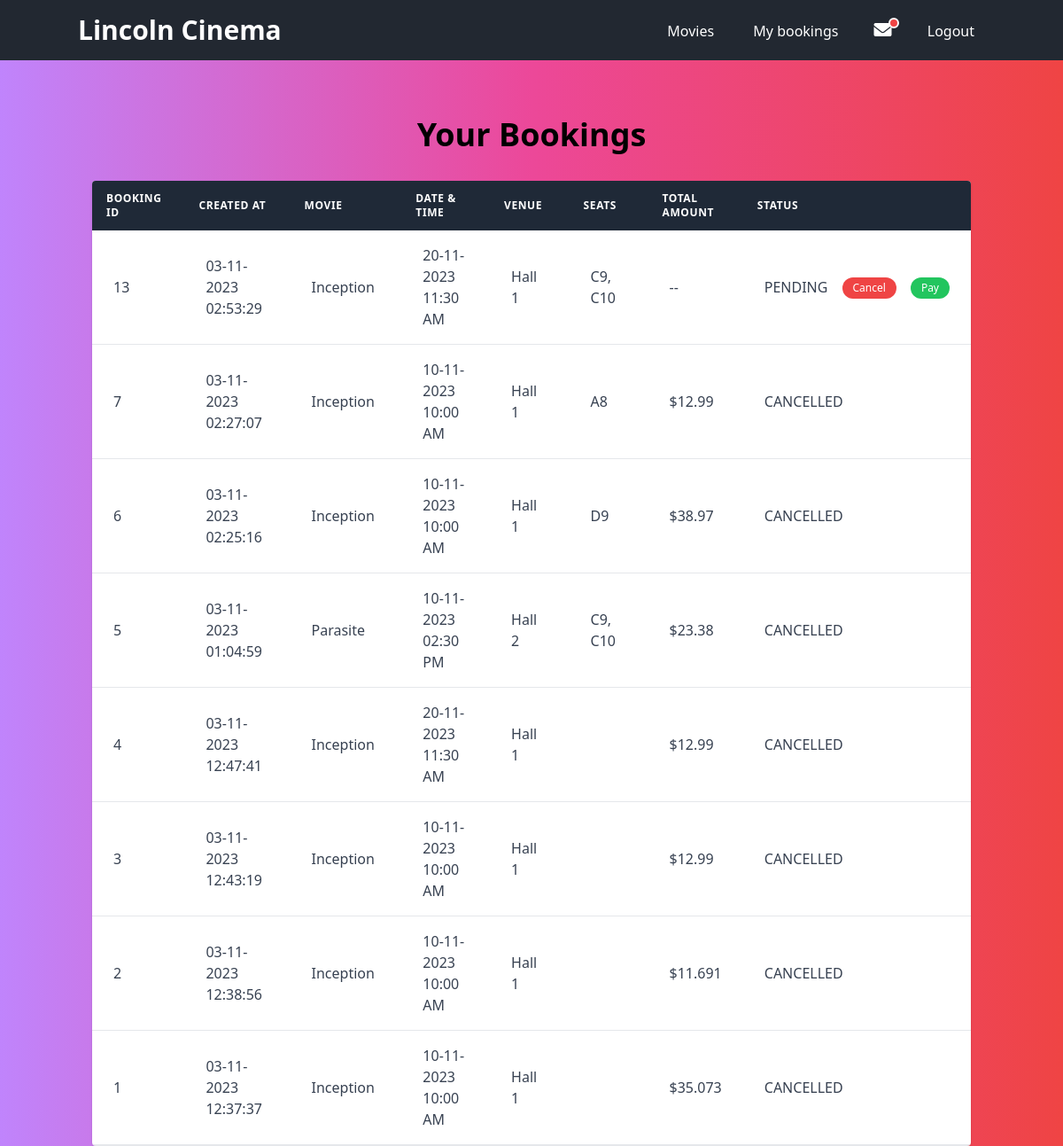
The app's page /bookings (signed in), older data.
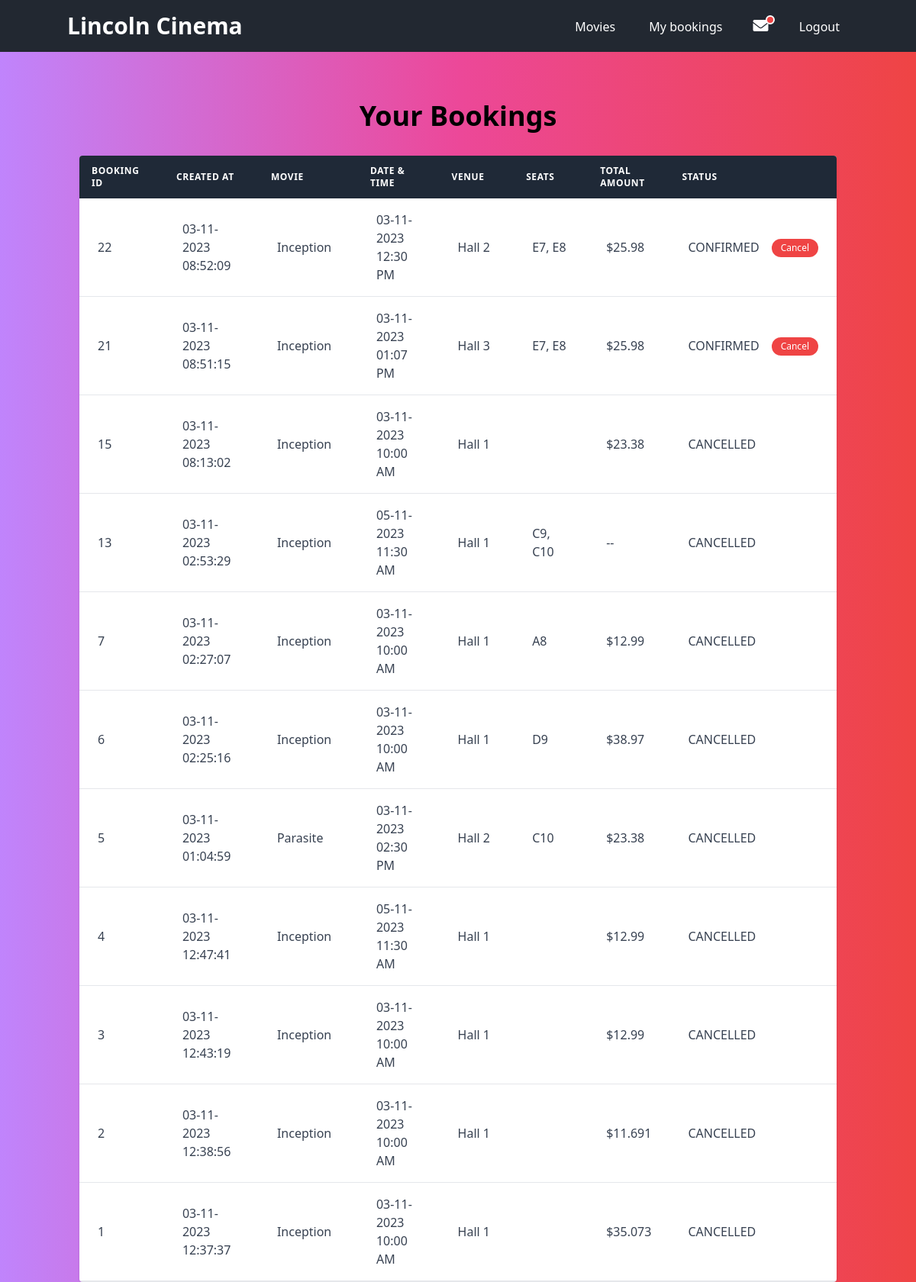
The same page, newer data.
### models/movieModel.py (models this page shows, shortened)
class Booking(db.Model):
    __tablename__ = 'bookings'
    id = db.Column(db.Integer, primary_key=True)
    userId = db.Column(db.Integer, db.ForeignKey("users.id"))
    user = relationship('User', back_populates='bookings')
    numberOfSeats = db.Column(db.Integer, nullable=False)
    createdOn = db.Column(db.DateTime, nullable=False)
    status = db.Column(db.Enum(BookingStatus), nullable=False)
    screeningId = db.Column(db.Integer, db.ForeignKey('screenings.id'))
    screening = relationship('Screening', back_populates='bookings')
    orderTotal = db.Column(db.Float, nullable=False)
    paymentId = db.Column(db.Integer, db.ForeignKey('payments.id'))
    payment = relationship('Payment', back_populates='booking', uselist=False)
    seats = relationship('CinemaHallSeat', backref='bookings')

class ScreeningValidationMixin:
    def isActiveScreening(self) -> bool:
        if self.status == ScreeningStatus.ACTIVE:
            return True
        return False

class Movie(db.Model, ScreeningValidationMixin):
    __tablename__ = 'movies'
    id = db.Column(db.Integer, primary_key=True)
    title = db.Column(db.String, nullable=False)
    language = db.Column(db.String)
    genre = db.Column(db.String)
    releaseDate = db.Column(db.DateTime)
    durationMins = db.Column(db.Integer)
    country = db.Column(db.String)
    description = db.Column(db.String)
    status = db.Column(db.Enum(MovieStatus), nullable=False, default=MovieStatus.ACTIVE)
    screenings = relationship("Screening", backref="movies")

class BookingListFilterMixin:
    @staticmethod
    def filteredBooking(bookingList: ["Booking"]) -> ["Booking"]:
        filteredBookingList = []
        for booking in bookingList:
            if booking.status == BookingStatus.PENDING or booking.status == BookingStatus.CONFIRMED:
                filteredBookingList.append(booking)
        return filteredBookingList

class Screening(db.Model, ScreeningValidationMixin, BookingListFilterMixin):
    __tablename__ = 'screenings'
    id = db.Column(db.Integer, primary_key=True)
    screeningDate = db.Column(db.DateTime, nullable=False)
    startTime = db.Column(db.DateTime, nullable=False)
    endTime = db.Column(db.DateTime, nullable=False)
    hallId = db.Column(db.Integer, db.ForeignKey('cinemaHalls.id'))
    status = db.Column(db.Enum(ScreeningStatus), nullable=False, default=ScreeningStatus.ACTIVE)
    movieId = db.Column(db.Integer, db.ForeignKey('movies.id'))
    movie = relationship('Movie', back_populates='screenings')
    hall = relationship('CinemaHall', back_populates='screenings')
    bookings = relationship('Booking', back_populates='screening')

class CinemaHall(db.Model):
    __tablename__ = 'cinemaHalls'
    id = db.Column(db.Integer, primary_key=True)
    name = db.Column(db.String, nullable=False)
    totalSeats = db.Column(db.Integer, nullable=False)
    seats = relationship('CinemaHallSeat', back_populates='hall')
    screenings = relationship('Screening', back_populates='hall')

### models/paymentModel.py (models this page shows, shortened)
class Payment(db.Model):
    __tablename__ = 'payments'
    id = db.Column(db.Integer, primary_key=True)
    originalAmount = db.Column(db.Float, nullable=False)
    discountedAmount = db.Column(db.Float, nullable=False)
    createdOn = db.Column(db.DateTime, nullable=False)
    type = db.Column(db.String(50))
    couponId = db.Column(db.String, db.ForeignKey('coupons.id'))
    coupon = relationship('Coupon', backref='payments')
    booking = relationship('Booking', back_populates='payment', uselist=False)
    __mapper_args__ = {
        'polymorphic_on': type,
        'polymorphic_identity': 'payment'
    }

### routes/routes.py (the view)
@movie_bp.route('/bookings', methods=['GET'])
@login_required
def viewBookings():
    return MovieController.viewBookings(session['userId'])

### controllers/movieController.py (called while the page is built)
    @staticmethod
    def viewBookings(userId: int):
        user = User.getUserById(userId)
        if user.type == "customer":
            bookingList = user.getBookingList()
        if user.type == "staff":
            bookingList = Booking.getAllBookings()
        return render_template('bookings.html', bookingList=bookingList)

### models/movieModel.py (called while the page is built)
    @property
    def seatNumber(self):
        return f"{self.seatRow}{self.seatColumn}"

### models/userModel.py (called while the page is built)
    @staticmethod
    def getUserById(userId: int) -> Union["FrontDeskStaff", "Customer", "Admin", "User"]:
        return User.query.get(userId)

    def getBookingList(self) -> List[Booking]:
        return Booking.query.filter_by(userId=self.id).order_by(desc(Booking.createdOn)).all()

### routes/routes.py (called while the page is built)
def login_required(f):
    @wraps(f)
    def wrapper(*args, **kwargs):
        if 'userId' not in session:
            return redirect(url_for('auth.login', next=request.url))
        return f(*args, **kwargs)
    return wrapper

### templates/bookings.html (shortened to what this page needs)
{% extends 'base.html' %}
{% block content %}
<div class="container mx-auto px-4 pt-16">
    <h2 class="text-4xl font-bold mb-8 text-center">Your Bookings</h2>
    <div class="shadow overflow-hidden rounded border-b border-gray-200">
        <table class="min-w-full bg-white">
            <thead class="bg-gray-800 text-white">
                <tr>
                    <th class="w-1/6 py-3 px-4 text-left text-xs font-semibold uppercase tracking-wider">
                        Booking ID
                    </th>
                    <th class="w-1/6 py-3 px-4 text-left text-xs font-semibold uppercase tracking-wider">
                        Created at
                    </th>
                    <th class="w-1/6 py-3 px-4 text-left text-xs font-semibold uppercase tracking-wider">
                        Movie
                    </th>
                    <th class="w-1/6 py-3 px-4 text-left text-xs font-semibold uppercase tracking-wider">
                        Date & Time
                    </th>
                    <th class="w-1/6 py-3 px-4 text-left text-xs font-semibold uppercase tracking-wider">
                        Venue
                    </th>
                    <th class="w-1/6 py-3 px-4 text-left text-xs font-semibold uppercase tracking-wider">
                        Seats
                    </th>
                    <th class="w-1/6 py-3 px-4 text-left text-xs font-semibold uppercase tracking-wider">
                        Total Amount
                    </th>
                    <th class="w-1/6 py-3 px-4 text-left text-xs font-semibold uppercase tracking-wider">
                        Status
                    </th>
                </tr>
            </thead>
            <tbody class="text-gray-700">
                {% for booking in bookingList %}
                <tr class="hover:bg-gray-100" data-screening-date="{{ booking.screening.startTime.strftime('%Y-%m-%d') }}">
                    <td class="py-4 px-6 border-b border-gray-200 items-center">{{ booking.id }}</td>
                    <td class="py-4 px-6 border-b border-gray-200 items-center">{{ booking.createdOn.strftime('%d-%m-%Y %I:%M:%S') }}</td>
                    <td class="py-4 px-6 border-b border-gray-200 items-center">{{ booking.screening.movie.title }}</td>
                    <td class="py-4 px-6 border-b border-gray-200 items-center"><span class="block">{{ booking.screening.screeningDate.strftime('%d-%m-%Y') }}</span><span class="block">{{ booking.screening.startTime.strftime('%I:%M %p') }}</span></td>
                    <td class="py-4 px-6 border-b border-gray-200 items-center">{{ booking.screening.hall.name }}</td>
                    <td class="py-4 px-6 border-b border-gray-200 items-center">{{ booking.seats|map(attribute='seatNumber')|join(", ") }}</td>
                    <td class="py-4 px-6 border-b border-gray-200 items-center">{%if booking.payment.discountedAmount%}${%else%}--{%endif%}{{ booking.payment.discountedAmount }}</td>
                    <td class="py-4 px-6 border-b border-gray-200 items-center">
                        <div class="inline-flex items-center w-full justify-between">
                        {{ booking.status.name }}
                        <div class="inline-flex">
                        {% if booking.status.name != 'CANCELLED' %}
                            <form id="cancelForm" action="{{ url_for('movies.cancelBooking', bookingId=booking.id) }}" method="post" class="ml-4">
                                <button data-cancel-button class="text-white bg-red-500 hover:bg-red-600 py-1 px-3 text-xs rounded-full">Cancel</button>
                            </form>
                            {% if booking.user.type == 'customer' and  booking.status.name == 'PENDING'%}
                            <form id="payForm" action="{{ url_for('movies.paymentOnline', bookingId=booking.id) }}" method="get" class="ml-4">
                                <button class="text-white bg-green-500 hover:bg-red-600 py-1 px-3 text-xs rounded-full">Pay</button>
                            </form>
                            {% elif booking.user.type == 'staff' and  booking.status.name == 'PENDING' %}
                            <form id="payForm" action="{{ url_for('movies.paymentOnsite', bookingId=booking.id) }}" method="get" class="ml-4">
                                <button class="text-white bg-green-500 hover:bg-red-600 py-1 px-3 text-xs rounded-full">Pay</button>
                            </form>
                            {% endif %}
                        {% endif %}
                        </div>
                        </div>
                    </td>
                </tr>
                {% endfor %}
            </tbody>
        </table>
    </div>
</div>
{% endblock %}

### templates/base.html (shortened to what this page needs)
<!DOCTYPE html>
<html lang="en">
<head>
    <link rel="stylesheet" href="https://cdnjs.cloudflare.com/ajax/libs/font-awesome/6.0.0-beta3/css/all.min.css">
    <link href="/static/output.css" rel="stylesheet">
</head>
<body class="bg-gradient-to-r from-purple-400 via-pink-500 to-red-500 h-screen">
  <nav class="bg-primary p-4 text-white font-poppins">
    <div class="container mx-auto">
        <div class="flex justify-between items-center">
            <a href="/" class="text-3xl font-bold">Lincoln Cinema</a>
            <div class="space-x-4">
                <a href="{{ url_for('movies.showMovies')}}" class="hover:bg-gray-600 hover:bg-opacity-50 px-3 py-2 rounded transition">Movies</a>
                {% if session['userId'] %}
                    {% if session['userType'] == 'customer' %}
                        <a href="{{ url_for('movies.viewBookings')}}" class="hover:bg-gray-600 hover:bg-opacity-50 px-3 py-2 rounded transition">My bookings</a>
                        <div class="relative inline-block mr-3" id="notification-icon">
                            <i class="fas fa-envelope text-xl cursor-pointer px-2"></i>
                        </div>
                    {% elif session['userType'] == 'staff' %}
                        <a href="{{ url_for('movies.viewBookings') }}" class="hover:bg-gray-600 hover:bg-opacity-50 px-3 py-2 rounded transition">All bookings</a>
                    {% elif session['userType'] == 'admin' %}
                        <a href="{{ url_for('movies.addMovie') }}" class="hover:bg-gray-600 hover:bg-opacity-50 px-3 py-2 rounded transition">Add a movie</a>
                        <a href="{{ url_for('movies.cancelMovie') }}" class="hover:bg-gray-600 hover:bg-opacity-50 px-3 py-2 rounded transition">Cancel a movie</a>
                    {% endif %}
                    <a href="{{ url_for('auth.logout') }}" class="hover:bg-gray-600 hover:bg-opacity-50 px-3 py-2 rounded transition">Logout</a>
                {% else %}
                    <a href="{{ url_for('auth.login') }}" class="hover:bg-gray-600 hover:bg-opacity-50 px-3 py-2 rounded transition">Login</a>
                    <a href="{{ url_for('auth.signup') }}" class="hover:bg-gray-600 hover:bg-opacity-50 px-3 py-2 rounded transition">Sign up</a>
                {% endif %}
            </div>
        </div>
    </div>
</nav>
  {% block content %}{% endblock %}
</body>
</html>

Row changes from the older to the newer data that the page shows:
added Booking: id "22", createdOn "03-11-2023 08:52:09", screening.movie "Inception", screening.screeningDate "03-11-2023", screening.startTime "12:30 PM", screening.hall.name "Hall 2", seats|map "E7, E8", payment.discountedAmount "25.98", status.name "CONFIRMED"
added Booking: id "21", createdOn "03-11-2023 08:51:15", screening.movie "Inception", screening.screeningDate "03-11-2023", screening.startTime "01:07 PM", screening.hall.name "Hall 3", seats|map "E7, E8", payment.discountedAmount "25.98", status.name "CONFIRMED"
added Booking: id "15", createdOn "03-11-2023 08:13:02", screening.movie "Inception", screening.screeningDate "03-11-2023", screening.startTime "10:00 AM", screening.hall.name "Hall 1", payment.discountedAmount "23.38", status.name "CANCELLED"
changed Booking id 13: screening.screeningDate "20-11-2023" → "05-11-2023"; status.name "PENDING" → "CANCELLED"; no longer shows "Cancel Pay"
changed through a linked row, Booking id 7: screening.screeningDate "10-11-2023" → "03-11-2023"
changed through a linked row, Booking id 6: screening.screeningDate "10-11-2023" → "03-11-2023"
changed through a linked row, Booking "Parasite": screening.screeningDate "10-11-2023" → "03-11-2023"; seats|map "C9, C10" → "C10"
changed through a linked row, Booking id 4: screening.screeningDate "20-11-2023" → "05-11-2023"
changed through a linked row, Booking id 3: screening.screeningDate "10-11-2023" → "03-11-2023"
changed through a linked row, Booking id 2: screening.screeningDate "10-11-2023" → "03-11-2023"
changed through a linked row, Booking id 1: screening.screeningDate "10-11-2023" → "03-11-2023"
